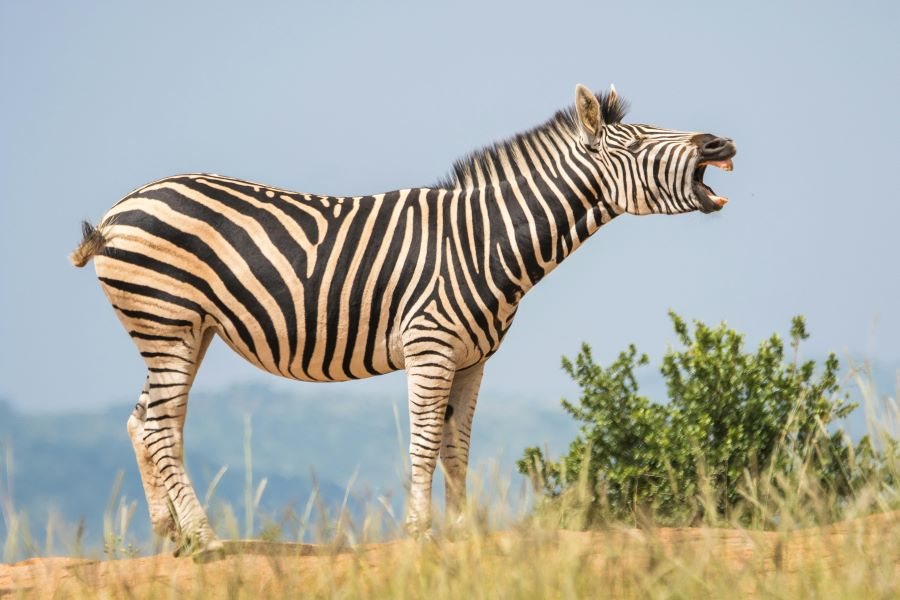
#> input picture Lab8/zebra.jpg, 900 x 600 px, found by its file name
$ python zad1.py
#> lines starting #> are read from the running program, lines starting #| are printed output that depends on the picture
import numpy as np
import matplotlib.pyplot as plt
import skimage as img
from skimage import data
from skimage.transform import resize
from scipy import ndimage

zebra = plt.imread("Lab8/zebra.jpg")
#> zebra is the input picture: shape (600, 900, 3); mean R, G, B 171.1, 171.8, 162.4
zebra.astype(float)
print(zebra.shape)
#| (600, 900, 3)
zebra = np.mean(zebra,axis=2)#zebra[:,:,0]+zebra[:,:,1]+zebra[:,:,2]
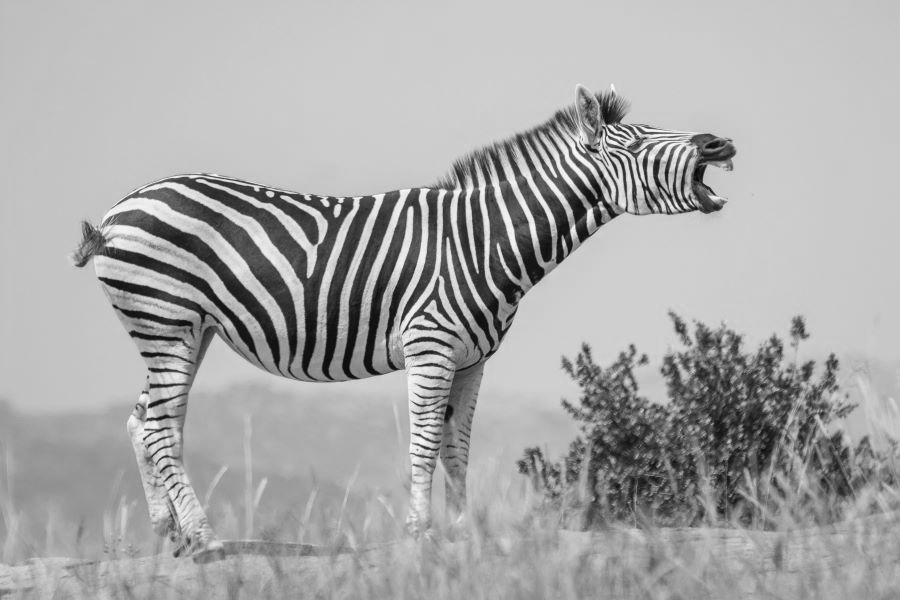
#> zebra: shape (600, 900) float64; min 5, max 251.7, mean 168.4
print(zebra.shape)
#| (600, 900)
MIN = np.min(zebra)
#> MIN = 5
MAX = np.max(zebra)
#> MAX = 251.7
zebra = (zebra-MIN)/(MAX-MIN)
w = np.array([2,5,9,-1,-4,-8])
w = w.astype(float)

w_normalized = w - np.mean(w)#(w-MIN)/(MAX-MIN)
print(np.mean(w_normalized))
#w_normalized = w - np.max(w_normalized)

w2_normalized = w_normalized[:,None]*w_normalized[None,:]
w2_normalized = w2_normalized- np.mean(w2_normalized)
print(w2_normalized)
w2_padded = np.zeros((10,10))
w2_padded[2:8,2:8] = w2_normalized
w2_resized = resize(w2_padded,(w2_padded.shape[0]*3,w2_padded.shape[1]*3))

print(w_normalized)

fig, ax = plt.subplots(3, 2)
ax[0][0].plot(w)
ax[0][1].plot(w_normalized)
ax[1][0].imshow(w2_padded,cmap = 'magma')
ax[1][1].imshow(w2_resized,cmap = 'magma')
ax[2][0].imshow(zebra,cmap = 'binary_r')
ax[2][0].imshow(zebra,cmap = 'magma')
ax[2][1].imshow(ndimage.correlate(zebra,w2_resized),cmap = 'magma')
#ax[2][0].imshow(zebra,cmap = 'binary_r')
fig.show()
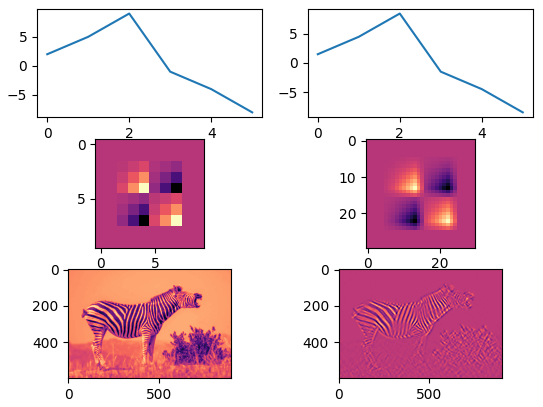
#> figure drawn by matplotlib, 6 panels
input()
